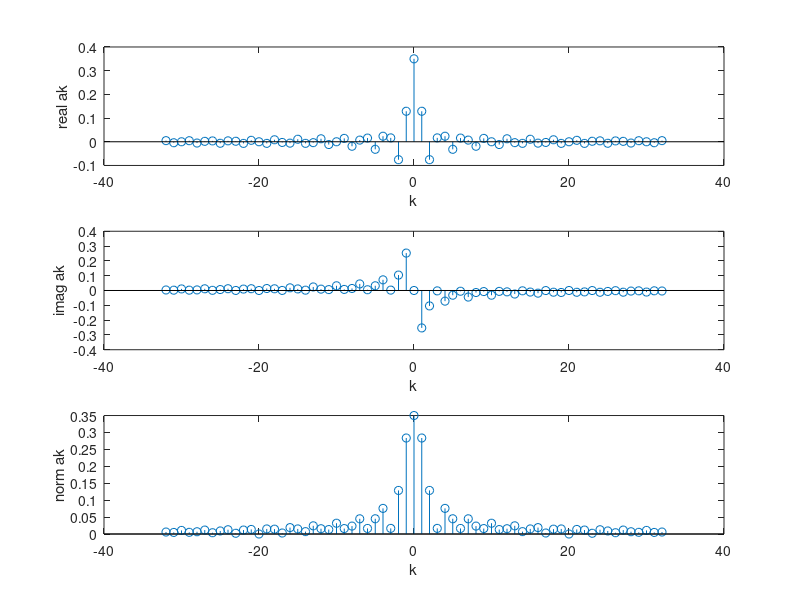
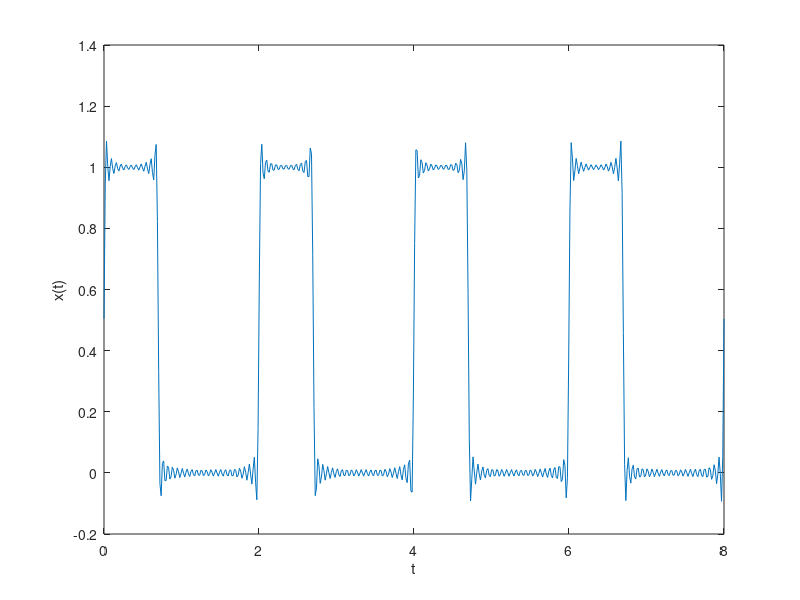

These charts were generated, in order, by the following MATLAB code:
% series de Fourier tiempo continuo 
% ejemplo 9.7.1

% numero de armonicas a calcular
N = 32;

% Periodo
T = 2.0;    
% Parte del periodo que la signal es 1
T1 = 0.7;

a0 = T1 / T;

k = (1:N)';
ak = T1/ T * ...
(1 - exp(-j * k * 2 * pi * T1 / T)) ./ ...
(j * k * 2 * pi * T1/ T);

% Dominio de la frecuencia
% preparando la grafica
K = (-N:1:N)';
akn = conj(ak(end:-1:1));
AK = [akn;a0; ak];
magAK = sqrt(conj(AK).*AK);


h1 = figure(1); clf
subplot(3, 1, 1);
stem(K, real(AK));
xlabel('k');
ylabel('real ak')
subplot(3, 1, 2);
stem(K, imag(AK));
xlabel('k');
ylabel('imag ak')
subplot(3, 1, 3);
stem(K, magAK);
xlabel('k');
ylabel('norm ak')
print('dominio_frecuencia_alpha.png')

% Dominio del tiempo
% Preparando la grafica
puntos=500;
t = linspace(0, 4*T,puntos);
xt = zeros(size(t));
for n=1:puntos,
        expo = exp(j * K' * 2 * pi * t(n) / T);
        xt(n) = expo * AK;
end;
 
 h2 = figure(2); clf
 plot(t, xt)
 xlabel('t')
 ylabel('x(t)')
 print('dominio_tiempo_alpha.png')
